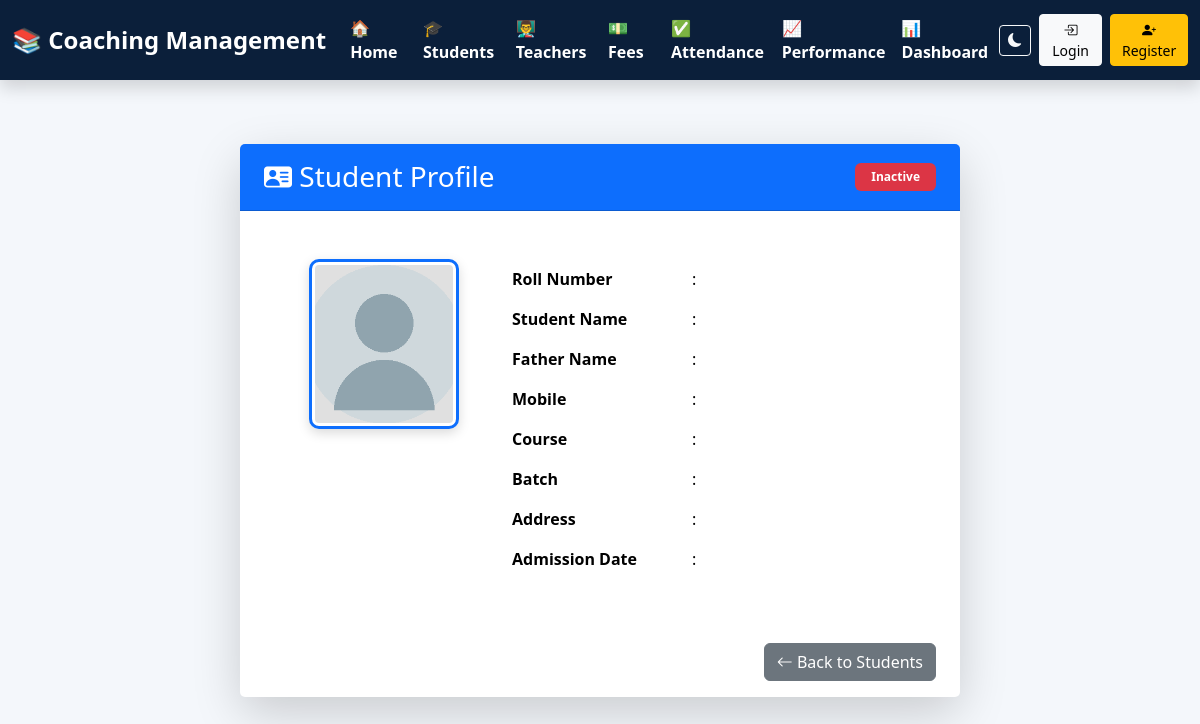
Before: /view_student/9 with the older database file.
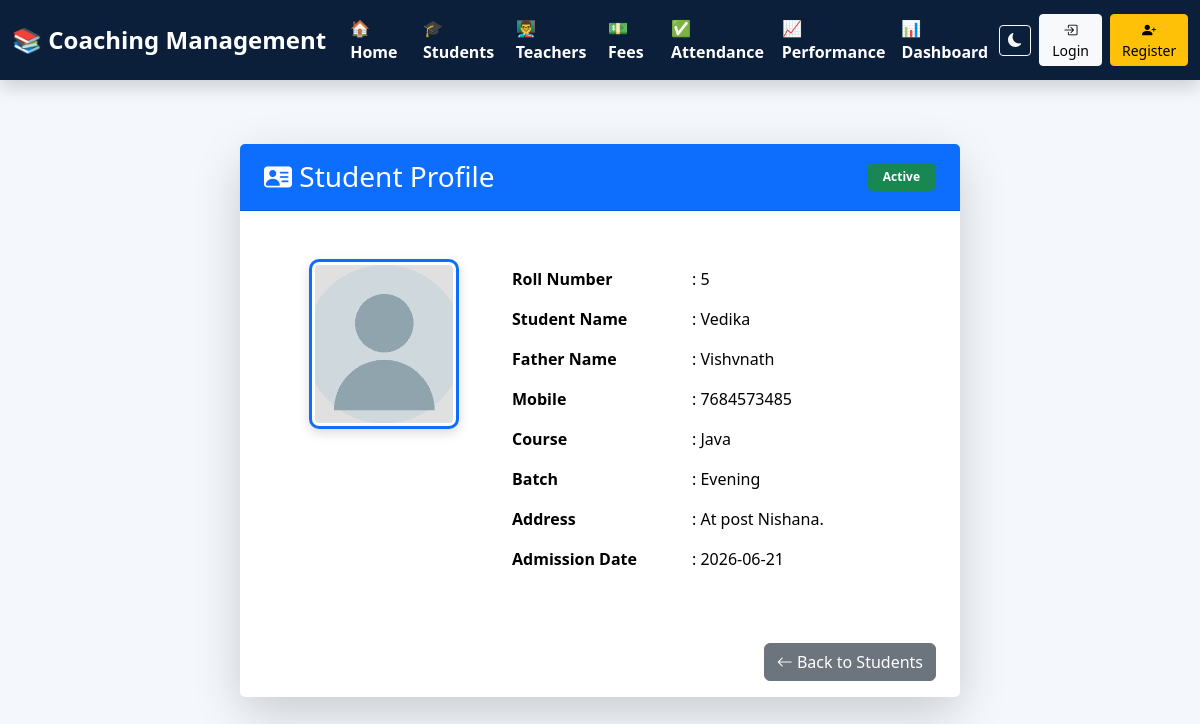
After: the same page with the newer database file.
### tables this page shows
CREATE TABLE students(

        id INTEGER PRIMARY KEY AUTOINCREMENT,
        roll_no INTEGER UNIQUE,
        name TEXT,
        father_name TEXT,
        surname TEXT,
        mobile TEXT,
        course TEXT,
        batch TEXT,
        address TEXT,
        admission_date TEXT,
        status TEXT

    , photo TEXT DEFAULT 'default.png');

### app.py (the view)
@app.route("/view_student/<int:id>")
def view_student(id):
    conn = get_connection()
    cursor = conn.cursor()
    cursor.execute("SELECT * FROM students  WHERE id=?", (id,))
    s = cursor.fetchone()
    cursor.execute("SELECT * FROM performance WHERE student_id=?", (id,))
    performance = cursor.fetchall()
    conn.close()
    return render_template(
        "view_student.html",
        s=s,
        performance=performance
    )

### db.py (called while the page is built)
def get_connection():
    conn = sqlite3.connect(DATABASE)
    conn.row_factory = sqlite3.Row
    conn.execute("PRAGMA foreign_keys = ON")
    return conn

### templates/view_student.html (shortened to what the changed rows need)
{% extends "base.html" %}
{% block content %}
<div class="container py-5">
    <div class="row justify-content-center">
        <div class="col-lg-8">
            <div class="card shadow-lg border-0 rounded-4">
                <div class="card-header bg-primary text-white py-3 px-4 d-flex justify-content-between align-items-center">
                    <h3 class="mb-0">
                        <i class="bi bi-person-vcard-fill"></i>
                        Student Profile
                    </h3>
                    {% if s.status == "Active" %}
                        <span class="badge bg-success px-3 py-2">Active</span>
                    {% else %}
                        <span class="badge bg-danger px-3 py-2">Inactive</span>
                    {% endif %}
                </div>
                <div class="card-body p-5">
                    <div class="row">
                        <div class="col-md-8">
                            <table class="table table-borderless align-middle mb-0">
                                <tr>
                                    <th width="180">Roll Number</th>
                                    <td>: {{ s.roll_no }}</td>
                                </tr>
                                <tr>
                                    <th>Student Name</th>
                                    <td>: {{ s.name }}</td>
                                </tr>
                                <tr>
                                    <th>Father Name</th>
                                    <td>: {{ s.father_name }}</td>
                                </tr>
                                <tr>
                                    <th>Mobile</th>
                                    <td>: {{ s.mobile }}</td>
                                </tr>
                                <tr>
                                    <th>Course</th>
                                    <td>: {{ s.course }}</td>
                                </tr>
                                <tr>
                                    <th>Batch</th>
                                    <td>: {{ s.batch }}</td>
                                </tr>
                                <tr>
                                    <th>Address</th>
                                    <td>: {{ s.address }}</td>
                                </tr>
                                <tr>
                                    <th>Admission Date</th>
                                    <td>: {{ s.admission_date }}</td>
                                </tr>
                            </table>
                        </div>
                    </div>
                </div>
            </div>
        </div>
    </div>
</div>
{% endblock %}

Changed rows visible on the page:
added students: roll_no "5", name "Vedika", father_name "Vishvnath", mobile "7684573485", course "Java", batch "Evening", address "At post Nishana.", admission_date "2026-06-21"
Other visible differences:
text no longer shown: "Inactive"
text now shown: "Active"
